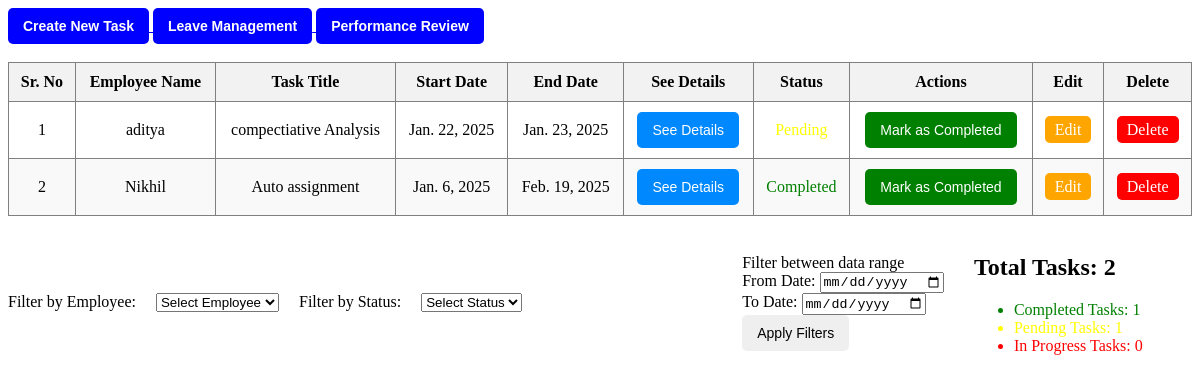
Screenshot of / (signed in) with the database file from the repository.
### task_management/models.py (models this page shows, shortened)
class TaskAssignment(models.Model):
    PENDING = 'Pending'
    IN_PROGRESS = 'In Progress'
    COMPLETED = 'Completed'
    STATUS_CHOICES = [
        (PENDING, 'Pending'),
        (IN_PROGRESS, 'In Progress'),
        (COMPLETED, 'Completed'),
    ]
    task = models.ForeignKey(Task, on_delete=models.CASCADE)
    employee = models.ForeignKey(User, on_delete=models.CASCADE)  # Assuming 'User' model for employees
    assigned_by = models.ForeignKey(User, on_delete=models.CASCADE, related_name='assigned_by')
    assigned_date = models.DateTimeField(auto_now_add=True)
    status = models.CharField(max_length=50, choices=STATUS_CHOICES, default=PENDING)
    completed_at = models.DateTimeField(null=True, blank=True)

class Task(models.Model):
    HIGH = 'High'
    MEDIUM = 'Medium'
    LOW = 'Low'
    PRIORITY_CHOICES = [
        (HIGH, 'High'),
        (MEDIUM, 'Medium'),
        (LOW, 'Low'),
    ]
    INDIVIDUAL = 'Individual'
    TEAM = 'Team'
    TASK_TYPE_CHOICES = [
        (INDIVIDUAL, 'Individual'),
        (TEAM, 'Team'),
    ]
    task_title = models.CharField(max_length=100)
    task_description = models.CharField(max_length=300)
    task_priority = models.CharField(max_length=50, choices=PRIORITY_CHOICES)
    start_date = models.DateField()
    end_date = models.DateField()
    task_type = models.CharField(max_length=50, choices=TASK_TYPE_CHOICES)
    created_at = models.DateTimeField(auto_now_add=True)
    updated_at = models.DateTimeField(auto_now=True)

### task_management/views.py (the view)
# urls.py: path('', views.dashboard, name='dashboard'),
@login_required
def dashboard(request):
    tasks = TaskAssignment.objects.filter(assigned_by=request.user)
    employee_filter = request.GET.get('employee', None)
    status_filter = request.GET.get('status', None)
    date_from = request.GET.get('from', None)
    date_to = request.GET.get('to', None)
    if employee_filter:
        tasks = tasks.filter(employee__id=employee_filter)
    if status_filter:
        tasks = tasks.filter(status=status_filter)
    if date_from and date_to:
        tasks = tasks.filter(assigned_date__range=[date_from, date_to])
    elif date_from:
        tasks = tasks.filter(assigned_date__gte=date_from)
    elif date_to:
        tasks = tasks.filter(assigned_date__lte=date_to)
    completed_tasks = tasks.filter(status=TaskAssignment.COMPLETED).count()
    pending_tasks = tasks.filter(status=TaskAssignment.PENDING).count()
    in_progress_tasks = tasks.filter(status=TaskAssignment.IN_PROGRESS).count()
    total_tasks = tasks.count()
    return render(request, 'task_management/dashboard.html', {
        'tasks': tasks,
        'completed_tasks': completed_tasks,
        'pending_tasks': pending_tasks,
        'in_progress_tasks': in_progress_tasks,
        'total_tasks': total_tasks,  # Pass total tasks to the template
    })

### task_management/templates/task_management/dashboard.html (shortened to what this page needs)
<!DOCTYPE html>
<html lang="en">
<head>
</head>
<body>
<a href="{% url 'create_task' %}" class="create-task-btn">
    <button type="button">Create New Task</button>
</a>
<a href="{% url 'Leave_Management' %}" class="create-task-btn">
    <button type="button">Leave Management</button>
</a>
<a href="{% url 'performance_review' %}" class="create-task-btn">
    <button type="button">Performance Review</button>
</a>
<br><br>
<table border="1">
    <thead>
        <tr>
            <th>Sr. No</th>
            <th>Employee Name</th>
            <th>Task Title</th>
            <th>Start Date</th>
            <th>End Date</th>
            <th>See Details</th>
            <th>Status</th>
            <th>Actions</th>
            <th>Edit</th>
            <th>Delete</th>
        </tr>
    </thead>
    <tbody>
        {% for task_assignment in tasks %}
        <tr>
            <td>{{ forloop.counter }}</td>
            <td>{{ task_assignment.employee.username }}</td>
            <td>{{ task_assignment.task.task_title }}</td>
            <td>{{ task_assignment.task.start_date }}</td>
            <td>{{ task_assignment.task.end_date }}</td>
            <td>
                <a href="{% url 'task_details' task_assignment.task.id %}" class="see-btn">
                    <button type="button">See Details</button>
                </a>
            </td>
            <td class="{% if task_assignment.status == 'Completed' %}completed-task{% elif task_assignment.status == 'Pending' %}pending-task{% else %}in-progress-task{% endif %}">
                {{ task_assignment.status }}
            </td>
            <td>
                <a href="{% url 'mark_as_completed' task_assignment.id %}" class="mark-completed-btn">
                    <button type="button">Mark as Completed</button>
                </a>
            </td>
            <td>
                <a href="{% url 'update_task' task_assignment.task.id %}" class="edit-btn">Edit</a>
            </td>
            <td>
                <a href="{% url 'delete_task' task_assignment.task.id %}" class="delete-btn">Delete</a>
            </td>
        </tr>
        {% empty %}
        <tr>
            <td colspan="10">No tasks found</td>
        </tr>
        {% endfor %}
    </tbody>
</table>
<br>
<div class="container">
    <label for="employee">Filter by Employee:</label>
    <select name="employee" id="employee"><br>
        <option value="">Select Employee</option>
    </select>
    <label for="status">Filter by Status:</label>
    <select name="status" id="status">
        <option value="">Select Status</option>
    </select>
    <div class="form-container">
        <form method="get">
            <label for="status">Filter between data range</label><br>
            <label for="from">From Date:</label>
            <input type="date" name="from" value="{{ request.GET.from }}">
            <br>
            <label for="to">To Date:</label>
            <input type="date" name="to" value="{{ request.GET.to }}">
            <br>
            <button type="submit">Apply Filters</button>
        </form>
    </div>
    <div class="stats-container">
        <h2 class="total-task">Total Tasks: {{ total_tasks }}</h2>
        <ul>
            <li class="completed-task">Completed Tasks: {{ completed_tasks }}</li>
            <li class="pending-task">Pending Tasks: {{ pending_tasks }}</li>
            <li class="in-progress-task">In Progress Tasks: {{ in_progress_tasks }}</li>
        </ul>
    </div>
</div>
</body>
</html>

### task_management/templates/task_management/dashboard.html (style rules this page uses)
.container { display: flex; align-items: center; gap: 20px; }
.form-container { margin-left: 200px; }
.stats-container { margin-left: 10px; }
button { padding: 10px 15px; border: none; border-radius: 5px; cursor: pointer; font-size: 14px; }
.create-task-btn button { background-color: blue; color: white; font-weight: bold; }
.mark-completed-btn button { background-color: green; color: white; }
.see-btn button { background-color: hsl(208, 100%, 50%); color: white; }
.edit-btn { background-color: orange; color: white; text-decoration: none; padding: 5px 10px; border-radius: 5px; }
.delete-btn { background-color: red; color: white; text-decoration: none; padding: 5px 10px; border-radius: 5px; }
table { width: 100%; border-collapse: collapse; }
th, td { padding: 10px; text-align: center; }
th { background-color: #f2f2f2; }
tr:nth-child(even) { background-color: #f9f9f9; }
.completed-task { color: green; }
.pending-task { color: yellow; }
.in-progress-task { color: red; }

### rows the page displays
TaskAssignment: employee.username "aditya", task.task_title "compectiative Analysis", task.start_date "Jan. 22, 2025", task.end_date "Jan. 23, 2025", status "Pending"
TaskAssignment: employee.username "Nikhil", task.task_title "Auto assignment", task.start_date "Jan. 6, 2025", task.end_date "Feb. 19, 2025", status "Completed"

### other values shown
{{ total_tasks }} "2"
{{ completed_tasks }} "1"
{{ pending_tasks }} "1"
{{ in_progress_tasks }} "0"
